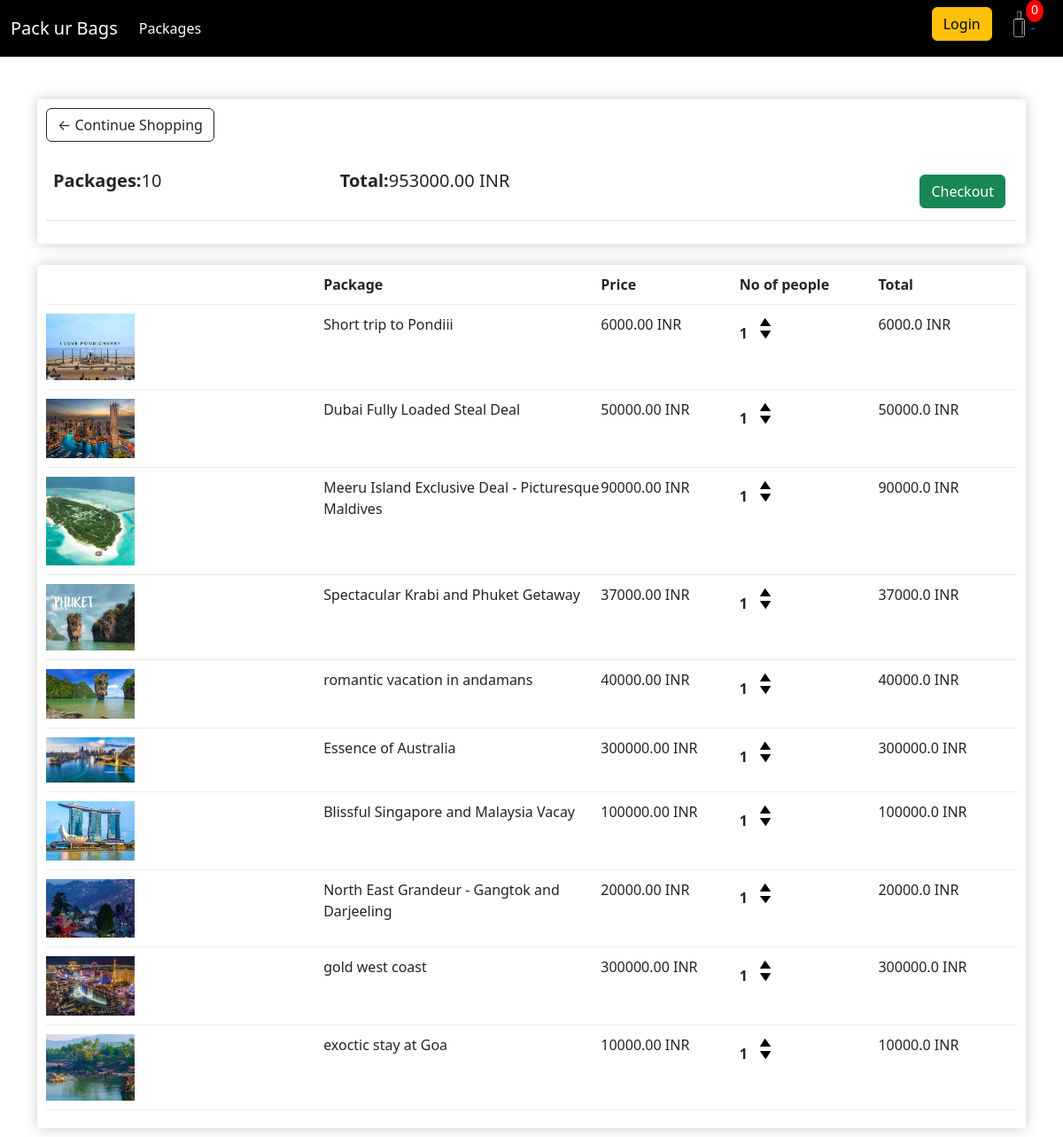
The page /cart/ (signed in) on the database as committed earlier.
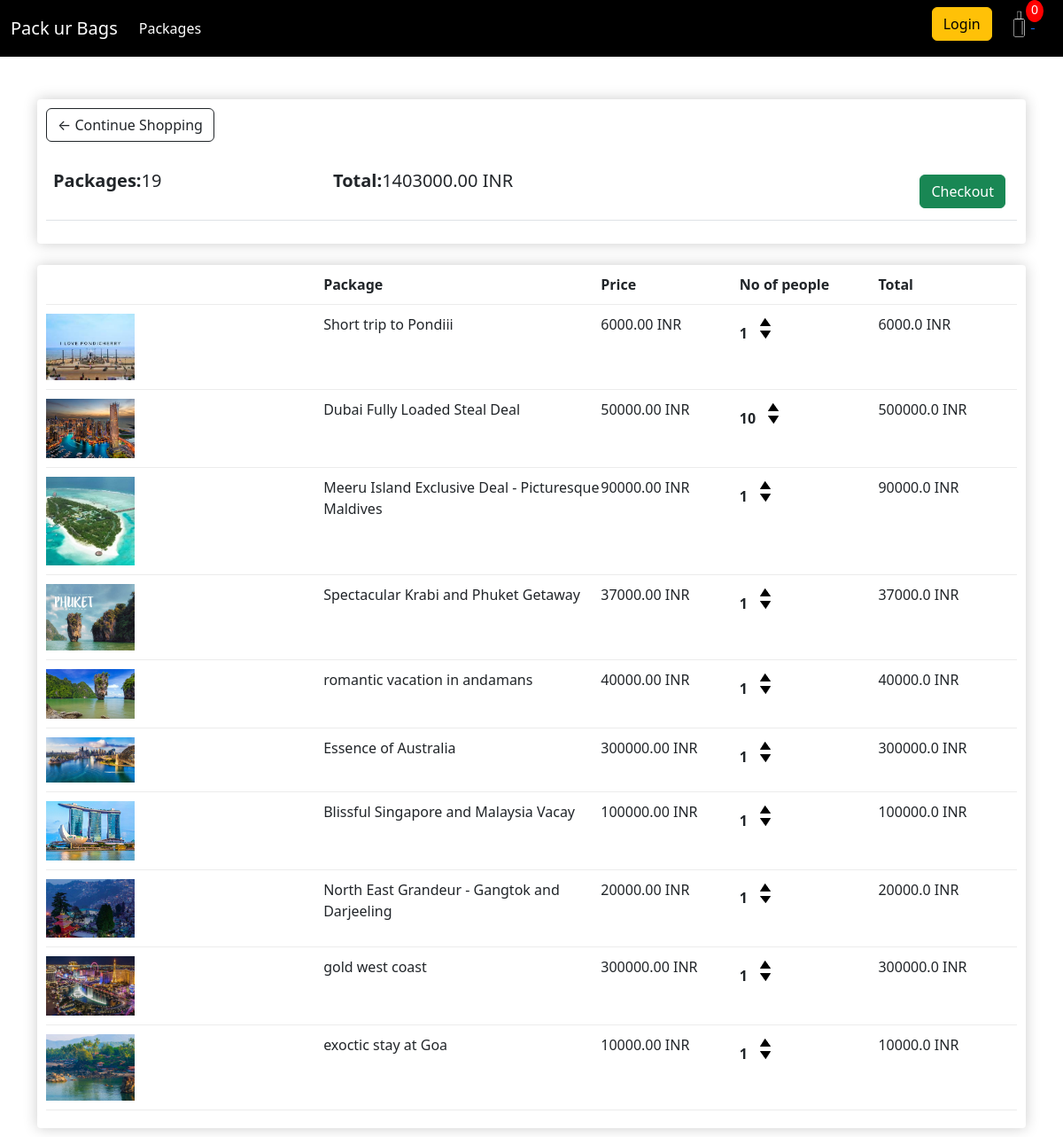
The same page on the database as committed later.
### store/models.py (models this page shows, shortened)
class Order(models.Model):
    customer = models.ForeignKey(Customer, on_delete=models.SET_NULL, blank=True, null= True)
    date_ordered = models.DateTimeField(auto_now_add=True)
    complete=models.BooleanField(default=False, null=True, blank=False)
    transaction_id = models.CharField(max_length=300, null=True)
    @property
    def get_cart_total(self):
        orderitems = self.orderitem_set.all()
        total = sum([item.get_total for item in orderitems])
        return total
    @property
    def get_cart_items(self):
        orderitems = self.orderitem_set.all()
        total = sum([item.quantity for item in orderitems])
        return total

class OrderItem(models.Model):
    package=models.ForeignKey(Package, on_delete=models.SET_NULL, blank=True, null=True)
    oder=models.ForeignKey(Order, on_delete=models.SET_NULL, blank=True, null=True)
    quantity = models.IntegerField(default=0, null=True, blank=True)
    date_added = models.DateTimeField(auto_now_add=True)
    @property
    def get_total(self):
        total = self.package.price * self.quantity
        return total

class Package(models.Model):
    name = models.CharField(max_length=300, null=True)
    price = models.FloatField()
    no_of_days = models.IntegerField()
    places_included = models.CharField(max_length=300 , null=True)
    image = models.ImageField(null= True, blank=True)
    @property
    def imageURL(self):
        try:
            url = self.image.url
        except:
            url = ''
        return url

### store/views.py (the view)
# urls.py: path('cart/', views.cart, name='cart'),
def cart(request):
    if request.user.is_authenticated:
        customer = request.user.customer
        order , created = Order.objects.get_or_create(customer=customer, complete=False)
        items = order.orderitem_set.all()
    else:
        items = []
        order = {'get_cart_total':0, 'get_cart_items':0 }
    context = {'items':items , 'order':order}
    return render(request, 'store/cart.html', context)

### store/templates/store/cart.html
{% extends 'store/main.html' %}
{% load static %}
{% block content %}
<div class="row">
    <div class="col-lg-12">
        <div class="box-element">
            <a class="btn btn-outline-dark" href="{% url 'store' %}">&#x2190; Continue Shopping</a>
            <br>
            <br>
            <table class="table">
                <tr>
                    <th><h5><strong>Packages:</strong>{{order.get_cart_items}}</h5></th>
                    <th><h5><strong>Total:</strong>{{order.get_cart_total|floatformat:2}} INR</h5></th>
                    <th>
                        <a style="float:right; margin:5px" class="btn btn-success" href="{% url 'checkout' %}">Checkout</a>
                    </th>
                </tr>
            </table>
        </div>
        <br>
        <div class="box-element">
            <div class="cart-row">
                <div style="flex:2"></div>
                <div style="flex:2"><strong>Package</strong></div>
                <div style="flex:1"><strong>Price</strong></div>
                <div style="flex:1"><strong>No of people</strong></div>
                <div style="flex:1"><strong>Total</strong></div>
            </div>
            {% for item in items %}
            <div class="cart-row">
                <div style="flex:2"><img class="row-image" src="{{item.package.imageURL}}"></div>
                <div style="flex:2">{{item.package.name}}</div>
                <div style="flex:1">{{item.package.price|floatformat:2}} INR</div>
                <div style="flex:1">
                    <p class="quantity">{{item.quantity}}</p>
                    <div class="quantity">
                        <img class="chg-quantity" src="{% static  'images/arrow-up.png' %}">
                        <img class="chg-quantity" src="{% static  'images/arrow-down.png' %}">
                    </div>
                </div>
                <div style="flex:1">{{item.get_total}} INR</div>
            </div>
            {% endfor %}
        </div>
    </div>
</div>
{% endblock content %}

Rows that differ between the two databases and show on the page:
changed through a linked row, Order: get_cart_items "10" → "19"; get_cart_total "953000.00" → "1403000.00"
changed OrderItem "Dubai Fully Loaded Steal Deal": quantity "1" → "10"; get_total "50000.0" → "500000.0"
